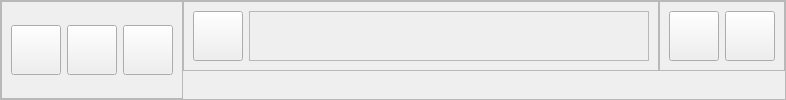
              <widget class="QFrame" name="frame_42">
               <property name="sizePolicy">
                <sizepolicy hsizetype="MinimumExpanding" vsizetype="MinimumExpanding">
                 <horstretch>0</horstretch>
                 <verstretch>0</verstretch>
                </sizepolicy>
               </property>
               <property name="maximumSize">
                <size>
                 <width>1800</width>
                 <height>16777215</height>
                </size>
               </property>
               <property name="frameShape">
                <enum>QFrame::StyledPanel</enum>
               </property>
               <property name="frameShadow">
                <enum>QFrame::Raised</enum>
               </property>
               <layout class="QHBoxLayout" name="horizontalLayout_23">
                <property name="spacing">
                 <number>0</number>
                </property>
                <property name="leftMargin">
                 <number>0</number>
                </property>
                <property name="topMargin">
                 <number>0</number>
                </property>
                <property name="rightMargin">
                 <number>0</number>
                </property>
                <property name="bottomMargin">
                 <number>0</number>
                </property>
                <item alignment="Qt::AlignLeft">
                 <widget class="QFrame" name="frame_43">
                  <property name="sizePolicy">
                   <sizepolicy hsizetype="MinimumExpanding" vsizetype="MinimumExpanding">
                    <horstretch>0</horstretch>
                    <verstretch>0</verstretch>
                   </sizepolicy>
                  </property>
                  <property name="frameShape">
                   <enum>QFrame::StyledPanel</enum>
                  </property>
                  <property name="frameShadow">
                   <enum>QFrame::Raised</enum>
                  </property>
                  <layout class="QHBoxLayout" name="horizontalLayout_17">
                   <item>
                    <widget class="QPushButton" name="load_data_to_device_lists_btn">
                     <property name="sizePolicy">
                      <sizepolicy hsizetype="MinimumExpanding" vsizetype="MinimumExpanding">
                       <horstretch>0</horstretch>
                       <verstretch>0</verstretch>
                      </sizepolicy>
                     </property>
                     <property name="minimumSize">
                      <size>
                       <width>50</width>
                       <height>50</height>
                      </size>
                     </property>
                     <property name="maximumSize">
                      <size>
                       <width>50</width>
                       <height>50</height>
                      </size>
                     </property>
                     <property name="mouseTracking">
                      <bool>true</bool>
                     </property>
                     <property name="focusPolicy">
                      <enum>Qt::StrongFocus</enum>
                     </property>
                     <property name="contextMenuPolicy">
                      <enum>Qt::NoContextMenu</enum>
                     </property>
                     <property name="acceptDrops">
                      <bool>false</bool>
                     </property>
                     <property name="toolTip">
                      <string>Lade Gerätelisten:
PV-Module, Wechselrichter, Batteriewechselrichter, Speicher, Ladestation</string>
                     </property>
                     <property name="toolTipDuration">
                      <number>-1</number>
                     </property>
                     <property name="text">
                      <string/>
                     </property>
                     <property name="checkable">
                      <bool>false</bool>
                     </property>
                     <property name="checked">
                      <bool>false</bool>
                     </property>
                    </widget>
                   </item>
                   <item>
                    <widget class="QPushButton" name="fill_fields_btn">
                     <property name="sizePolicy">
                      <sizepolicy hsizetype="MinimumExpanding" vsizetype="MinimumExpanding">
                       <horstretch>0</horstretch>
                       <verstretch>0</verstretch>
                      </sizepolicy>
                     </property>
                     <property name="minimumSize">
                      <size>
                       <width>50</width>
                       <height>50</height>
                      </size>
                     </property>
                     <property name="maximumSize">
                      <size>
                       <width>50</width>
                       <height>50</height>
                      </size>
                     </property>
                     <property name="mouseTracking">
                      <bool>true</bool>
                     </property>
                     <property name="focusPolicy">
                      <enum>Qt::StrongFocus</enum>
                     </property>
                     <property name="contextMenuPolicy">
                      <enum>Qt::NoContextMenu</enum>
                     </property>
                     <property name="acceptDrops">
                      <bool>false</bool>
                     </property>
                     <property name="toolTip">
                      <string>Fülle Formularfelder</string>
                     </property>
                     <property name="layoutDirection">
                      <enum>Qt::LeftToRight</enum>
                     </property>
                     <property name="text">
                      <string/>
                     </property>
                     <property name="checkable">
                      <bool>false</bool>
                     </property>
                     <property name="checked">
                      <bool>false</bool>
                     </property>
                     <property name="autoDefault">
                      <bool>false</bool>
                     </property>
                     <property name="default">
                      <bool>false</bool>
                     </property>
                     <property name="flat">
                      <bool>false</bool>
                     </property>
                    </widget>
                   </item>
                   <item>
                    <widget class="QPushButton" name="store_device_specs_btn">
                     <property name="sizePolicy">
                      <sizepolicy hsizetype="MinimumExpanding" vsizetype="MinimumExpanding">
                       <horstretch>0</horstretch>
                       <verstretch>0</verstretch>
                      </sizepolicy>
                     </property>
                     <property name="minimumSize">
                      <size>
                       <width>50</width>
                       <height>50</height>
                      </size>
                     </property>
                     <property name="maximumSize">
                      <size>
                       <width>50</width>
                       <height>50</height>
                      </size>
                     </property>
                     <property name="toolTip">
                      <string>Hinterlege technische Daten</string>
                     </property>
                     <property name="styleSheet">
                      <string notr="true"/>
                     </property>
                     <property name="text">
                      <string/>
                     </property>
                    </widget>
                   </item>
                  </layout>
                 </widget>
                </item>
                <item alignment="Qt::AlignTop">
                 <widget class="QFrame" name="frame_33">
                  <property name="sizePolicy">
                   <sizepolicy hsizetype="MinimumExpanding" vsizetype="MinimumExpanding">
                    <horstretch>0</horstretch>
                    <verstretch>0</verstretch>
                   </sizepolicy>
                  </property>
                  <property name="frameShape">
                   <enum>QFrame::StyledPanel</enum>
                  </property>
                  <property name="frameShadow">
                   <enum>QFrame::Raised</enum>
                  </property>
                  <layout class="QGridLayout" name="gridLayout">
                   <item row="0" column="2" alignment="Qt::AlignTop">
                    <widget class="QPlainTextEdit" name="target_path_text_2">
                     <property name="enabled">
                      <bool>false</bool>
                     </property>
                     <property name="sizePolicy">
                      <sizepolicy hsizetype="MinimumExpanding" vsizetype="MinimumExpanding">
                       <horstretch>0</horstretch>
                       <verstretch>0</verstretch>
                      </sizepolicy>
                     </property>
                     <property name="minimumSize">
                      <size>
                       <width>400</width>
                       <height>50</height>
                      </size>
                     </property>
                     <property name="maximumSize">
                      <size>
                       <width>16777215</width>
                       <height>50</height>
                      </size>
                     </property>
                    </widget>
                   </item>
                   <item row="0" column="0" alignment="Qt::AlignLeft|Qt::AlignTop">
                    <widget class="QPushButton" name="target_path_btn_2">
                     <property name="enabled">
                      <bool>true</bool>
                     </property>
                     <property name="sizePolicy">
                      <sizepolicy hsizetype="MinimumExpanding" vsizetype="MinimumExpanding">
                       <horstretch>0</horstretch>
                       <verstretch>0</verstretch>
                      </sizepolicy>
                     </property>
                     <property name="minimumSize">
                      <size>
                       <width>50</width>
                       <height>50</height>
                      </size>
                     </property>
                     <property name="maximumSize">
                      <size>
                       <width>50</width>
                       <height>50</height>
                      </size>
                     </property>
                     <property name="toolTip">
                      <string>Ablagepfad für Dokumente auswählen</string>
                     </property>
                     <property name="text">
                      <string/>
                     </property>
                     <property name="autoDefault">
                      <bool>false</bool>
                     </property>
                     <property name="default">
                      <bool>false</bool>
                     </property>
                     <property name="flat">
                      <bool>false</bool>
                     </property>
                    </widget>
                   </item>
                  </layout>
                 </widget>
                </item>
                <item alignment="Qt::AlignRight|Qt::AlignTop">
                 <widget class="QFrame" name="frame_44">
                  <property name="sizePolicy">
                   <sizepolicy hsizetype="MinimumExpanding" vsizetype="MinimumExpanding">
                    <horstretch>0</horstretch>
                    <verstretch>0</verstretch>
                   </sizepolicy>
                  </property>
                  <property name="frameShape">
                   <enum>QFrame::StyledPanel</enum>
                  </property>
                  <property name="frameShadow">
                   <enum>QFrame::Raised</enum>
                  </property>
                  <layout class="QHBoxLayout" name="horizontalLayout_24">
                   <item>
                    <widget class="QPushButton" name="create_doc1_btn">
                     <property name="sizePolicy">
                      <sizepolicy hsizetype="MinimumExpanding" vsizetype="MinimumExpanding">
                       <horstretch>0</horstretch>
                       <verstretch>0</verstretch>
                      </sizepolicy>
                     </property>
                     <property name="minimumSize">
                      <size>
                       <width>50</width>
                       <height>50</height>
                      </size>
                     </property>
                     <property name="maximumSize">
                      <size>
                       <width>50</width>
                       <height>50</height>
                      </size>
                     </property>
                     <property name="font">
                      <font>
                       <family>Sitka Heading</family>
                       <pointsize>12</pointsize>
                       <italic>false</italic>
                       <bold>false</bold>
                       <underline>true</underline>
                      </font>
                     </property>
                     <property name="toolTip">
                      <string>Dokument gemäß MaStR erzeugen</string>
                     </property>
                     <property name="text">
                      <string/>
                     </property>
                     <property name="autoDefault">
                      <bool>true</bool>
                     </property>
                     <property name="default">
                      <bool>false</bool>
                     </property>
                     <property name="flat">
                      <bool>false</bool>
                     </property>
                    </widget>
                   </item>
                   <item>
                    <widget class="QPushButton" name="create_doc2_btn">
                     <property name="sizePolicy">
                      <sizepolicy hsizetype="MinimumExpanding" vsizetype="MinimumExpanding">
                       <horstretch>0</horstretch>
                       <verstretch>0</verstretch>
                      </sizepolicy>
                     </property>
                     <property name="minimumSize">
                      <size>
                       <width>50</width>
                       <height>50</height>
                      </size>
                     </property>
                     <property name="maximumSize">
                      <size>
                       <width>50</width>
                       <height>50</height>
                      </size>
                     </property>
                     <property name="sizeIncrement">
                      <size>
                       <width>0</width>
                       <height>0</height>
                      </size>
                     </property>
                     <property name="font">
                      <font>
                       <family>Sitka Heading</family>
                       <pointsize>12</pointsize>
                       <italic>false</italic>
                       <bold>false</bold>
                       <underline>true</underline>
                      </font>
                     </property>
                     <property name="toolTip">
                      <string>Dokumentation erstellen</string>
                     </property>
                     <property name="text">
                      <string/>
                     </property>
                     <property name="autoDefault">
                      <bool>true</bool>
                     </property>
                     <property name="default">
                      <bool>false</bool>
                     </property>
                     <property name="flat">
                      <bool>false</bool>
                     </property>
                    </widget>
                   </item>
                  </layout>
                 </widget>
                </item>
               </layout>
              </widget>
